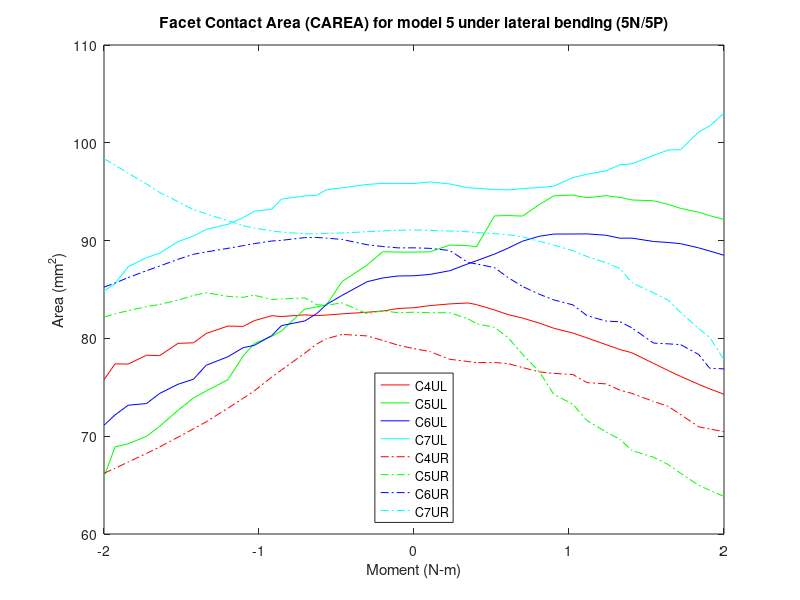

Source code (MATLAB):
% Facet Contact Area (CAREA)
% model5_LatSlide_Tether/5n & 5p
clear all;
%% 5P
figure (17)

c4ulxp=[2 2.05126 2.11533 2.17471 2.20107 2.25991 2.30337 2.35035 2.40415 2.45064 2.51269 2.558 2.61911 2.66482 2.70279 2.77248 2.82013 2.86034 2.91837 2.95368 3]-2;
c4ulyp=[83.1369 83.3531 83.5268 83.6228 83.4616 82.9047 82.4341 82.0786 81.5652 81.0429 80.543 80.0528 79.3673 78.8608 78.5301 77.4497 76.7089 76.1128 75.3021 74.8425 74.2896];

c4urxp=[2 2.05126 2.11533 2.17471 2.20107 2.25991 2.30337 2.35035 2.40415 2.45064 2.51269 2.558 2.61911 2.66482 2.70279 2.77248 2.82013 2.86034 2.91837 2.95368 3]-2;
c4uryp=[78.9534 78.6541 77.8646 77.6337 77.5232 77.5346 77.4266 77.0209 76.5784 76.4225 76.3024 75.4795 75.3507 74.7019 74.3767 73.5578 73.05 72.2051 70.9593 70.7431 70.4619 ];

c5ulxp=[2 2.05126 2.11533 2.17471 2.20107 2.25991 2.30337 2.35035 2.40415 2.45064 2.51269 2.558 2.61911 2.66482 2.70279 2.77248 2.82013 2.86034 2.91837 2.95368 3]-2;
c5ulyp=[88.8267 88.8488 89.5457 89.4878 89.3585 92.5241 92.5614 92.5082 93.6835 94.5731 94.6532 94.3849 94.5943 94.4172 94.1556 94.0741 93.707 93.2919 92.9 92.5558 92.1628];

c5urxp=[2 2.05126 2.11533 2.17471 2.20107 2.25991 2.30337 2.35035 2.40415 2.45064 2.51269 2.558 2.61911 2.66482 2.70279 2.77248 2.82013 2.86034 2.91837 2.95368 3]-2;
c5uryp=[82.6801 82.6233 82.6276 82.0024 81.5059 81.128 80.0849 78.364 76.606 74.2943 73.2653 71.5908 70.4445 69.677 68.5323 67.8556 67.1023 66.2047 64.9802 64.4773 63.8409];

c6ulxp=[2 2.05126 2.11533 2.17471 2.20107 2.25991 2.30337 2.35035 2.40415 2.45064 2.51269 2.558 2.61911 2.66482 2.70279 2.77248 2.82013 2.86034 2.91837 2.95368 3]-2;
c6ulyp=[86.4053 86.5415 86.921 87.6334 87.9341 88.6255 89.2259 89.9455 90.4415 90.6694 90.6739 90.6854 90.5489 90.2437 90.2547 89.9106 89.8092 89.6853 89.2556 88.9392 88.5001];

c6urxp=[2 2.05126 2.11533 2.17471 2.20107 2.25991 2.30337 2.35035 2.40415 2.45064 2.51269 2.558 2.61911 2.66482 2.70279 2.77248 2.82013 2.86034 2.91837 2.95368 3]-2;
c6uryp=[89.2598 89.2082 88.9866 87.7573 87.6176 87.2351 86.2206 85.3046 84.5176 83.9387 83.4269 82.3323 81.7717 81.7028 81.0799 79.524 79.4445 79.3594 78.357 76.9485 76.8839];

c7ulxp=[2 2.05126 2.11533 2.17471 2.20107 2.25991 2.30337 2.35035 2.40415 2.45064 2.51269 2.558 2.61911 2.66482 2.70279 2.77248 2.82013 2.86034 2.91837 2.95368 3]-2;
c7ulyp=[95.8366 96.0013 95.7906 95.3964 95.3616 95.2206 95.1796 95.3217 95.4259 95.5619 96.4363 96.7858 97.1275 97.7553 97.848 98.712 99.2633 99.3068 101.104 101.726 103.021];

c7urxp=[2 2.05126 2.11533 2.17471 2.20107 2.25991 2.30337 2.35035 2.40415 2.45064 2.51269 2.558 2.61911 2.66482 2.70279 2.77248 2.82013 2.86034 2.91837 2.95368 3]-2;
c7uryp=[91.0847 91.0456 90.9823 90.8988 90.8226 90.7108 90.5986 90.3871 89.9308 89.5403 88.9804 88.372 87.7512 87.1338 85.7049 84.6522 83.9108 82.6527 81.0015 80.112 77.8183];

%% 5N

c4ulxn=-1*[2 2.05126 2.10091 2.15137 2.23246 2.28246 2.31371 2.35238 2.42753 2.45878 2.51533 2.551 2.6001 2.67059 2.71118 2.76118 2.82055 2.86274 2.92212 2.9643 3]+2;
c4ulyn=[83.1369 83.0583 82.8004 82.6752 82.508 82.3879 82.3272 82.4093 82.2313 82.3256 81.8123 81.2279 81.2632 80.5041 79.5495 79.4901 78.2388 78.2808 77.3733 77.3995 75.7768];

c4urxn=-1*[2 2.05126 2.10091 2.15137 2.23246 2.28246 2.31371 2.35238 2.42753 2.45878 2.51533 2.551 2.6001 2.67059 2.71118 2.76118 2.82055 2.86274 2.92212 2.9643 3]+2;
c4uryn=[78.9534 79.3053 79.7929 80.2538 80.4064 79.9638 79.426 78.4878 76.774 76.0499 74.6334 73.8708 72.8651 71.4694 70.7581 69.8968 68.9034 68.2405 67.3602 66.7231 66.2108];

c5ulxn=-1*[2 2.05126 2.10091 2.15137 2.23246 2.28246 2.31371 2.35238 2.42753 2.45878 2.51533 2.551 2.6001 2.67059 2.71118 2.76118 2.82055 2.86274 2.92212 2.9643 3]+2;
c5ulyn=[88.8267 88.8257 88.8605 87.4956 85.8013 83.4196 83.2188 82.9932 80.7544 80.2177 79.4798 78.207 75.785 74.6169 73.9192 72.6467 71.01 69.9875 69.2271 68.9044 65.8544];

c5urxn=-1*[2 2.05126 2.10091 2.15137 2.23246 2.28246 2.31371 2.35238 2.42753 2.45878 2.51533 2.551 2.6001 2.67059 2.71118 2.76118 2.82055 2.86274 2.92212 2.9643 3]+2;
c5uryn=[82.6801 82.6273 82.8307 82.5214 83.6292 83.3932 83.4398 84.143 84.0312 83.9819 84.4078 84.2031 84.2956 84.6719 84.3948 83.9151 83.4706 83.2542 82.8358 82.5172 82.195];

c6ulxn=-1*[2 2.05126 2.10091 2.15137 2.23246 2.28246 2.31371 2.35238 2.42753 2.45878 2.51533 2.551 2.6001 2.67059 2.71118 2.76118 2.82055 2.86274 2.92212 2.9643 3]+2;
c6ulyn=[86.4053 86.3831 86.1802 85.7958 84.3937 83.471 82.5391 81.7832 81.3073 80.2896 79.2856 79.0532 78.1276 77.2506 75.8296 75.311 74.3728 73.3423 73.166 72.1807 71.1107];

c6urxn=-1*[2 2.05126 2.10091 2.15137 2.23246 2.28246 2.31371 2.35238 2.42753 2.45878 2.51533 2.551 2.6001 2.67059 2.71118 2.76118 2.82055 2.86274 2.92212 2.9643 3]+2;
c6uryn=[89.2598 89.2556 89.3979 89.5789 90.1214 90.2523 90.3211 90.3035 90.0269 89.959 89.6923 89.4862 89.2111 88.837 88.6024 88.0905 87.3957 86.9245 86.2191 85.6558 85.247];

c7ulxn=-1*[2 2.05126 2.10091 2.15137 2.23246 2.28246 2.31371 2.35238 2.42753 2.45878 2.51533 2.551 2.6001 2.67059 2.71118 2.76118 2.82055 2.86274 2.92212 2.9643 3]+2;
c7ulyn=[95.8366 95.8468 95.8512 95.7425 95.3911 95.1983 94.6393 94.5629 94.2443 93.212 93.0006 92.3576 91.6632 91.1356 90.4837 89.8887 88.7258 88.2571 87.3303 85.6161 84.8372 8];

c7urxn=-1*[2 2.05126 2.10091 2.15137 2.23246 2.28246 2.31371 2.35238 2.42753 2.45878 2.51533 2.551 2.6001 2.67059 2.71118 2.76118 2.82055 2.86274 2.92212 2.9643 3]+2;
c7uryn=[91.0847 91.0614 90.9876 90.9062 90.7792 90.7293 90.6985 90.6956 90.872 90.988 91.2879 91.5212 92.0261 92.7422 93.1601 93.982 94.9199 95.7871 96.8943 97.7086 98.3741];
%% left

c4xl=2*[flip(c4ulxn(2:21)),c4ulxp];
c4yl=[flip(c4ulyn(2:21)),c4ulyp];
a=plot(c4xl,c4yl,'r');
hold on

c5xl=2*[flip(c5ulxn(2:21)),c5ulxp];
c5yl=[flip(c5ulyn(2:21)),c5ulyp];
b=plot(c5xl,c5yl,'g');
hold on

c6xl=2*[flip(c6ulxn(2:21)),c6ulxp];
c6yl=[flip(c6ulyn(2:21)),c6ulyp];
c=plot(c6xl,c6yl,'b');
hold on

c7xl=2*[flip(c7ulxn(2:21)),c7ulxp];
c7yl=[flip(c7ulyn(2:21)),c7ulyp];
d=plot(c7xl,c7yl,'c');
hold on
%% Right

c4xr=2*[flip(c4urxn(2:21)),c4urxp];
c4yr=[flip(c4uryn(2:21)),c4uryp];
e=plot(c4xr,c4yr,'-.r');
hold on

c5xr=2*[flip(c5urxn(2:21)),c5urxp];
c5yr=[flip(c5uryn(2:21)),c5uryp];
f=plot(c5xr,c5yr,'-.g');
hold on

c6xr=2*[flip(c6urxn(2:21)),c6urxp];
c6yr=[flip(c6uryn(2:21)),c6uryp];
g=plot(c6xr,c6yr,'-.b');
hold on

c7xr=2*[flip(c7urxn(2:21)),c7urxp];
c7yr=[flip(c7uryn(2:21)),c7uryp];
h=plot(c7xr,c7yr,'-.c');

leg=[a,b,c,d,e,f,g,h];
title('Facet Contact Area (CAREA) for model 5 under lateral bending (5N/5P)')
xlabel('Moment (N-m)')
ylabel('Area (mm^2)')
legend(leg,'C4UL','C5UL','C6UL','C7UL','C4UR','C5UR','C6UR','C7UR','location','south')